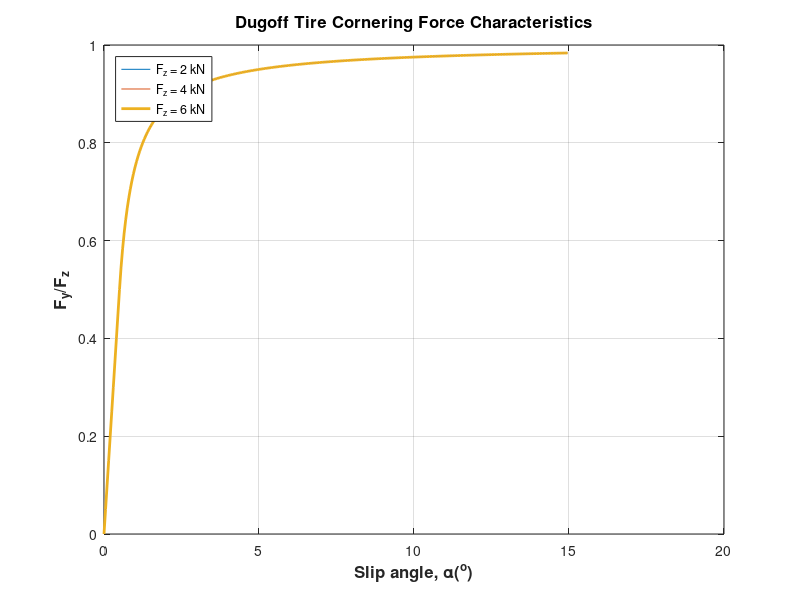
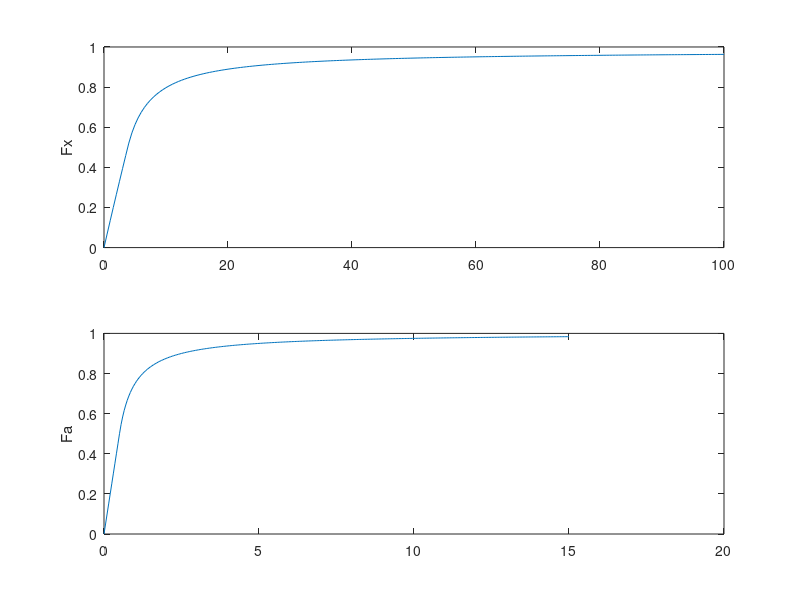
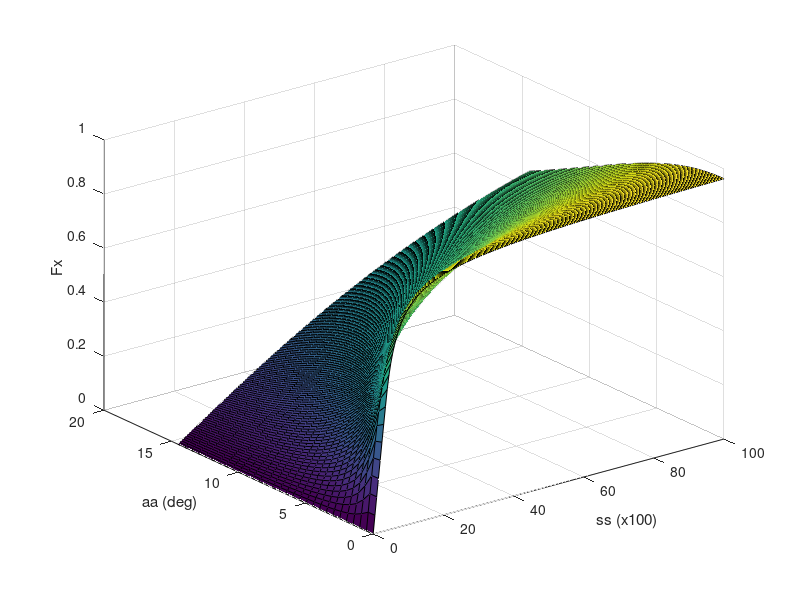
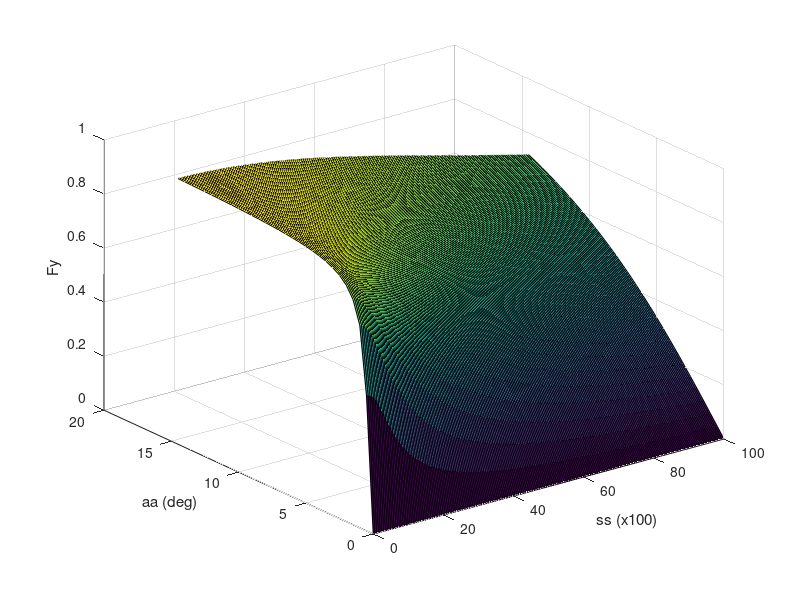

MATLAB code to generate these figures, in order:

% October 2008 
% Write your name here ! 
% Plot of Characteristics for Dugoff tire model 
% -------------------------------------------------------- 
clear all 
clc 
% --------------------------------------------------------- 
% Enter tire data for Dugoff tire model 
% --------------------------------------------------------- 
% Enter velocity component in the wheel plane 
%      Ukph=?????; % [kph] 
      U=15; % [m/s] 
% Enter longitudinal slip 
     S=0.0; 
% Enter longitudinal tire stiffness [N/unit slip] 
Bx=.0822;Cx=1.65;
Cx=Bx*Cx;
Cx=Cx*100;
% Enter friction reduction factor [s/m] 
     As=0.0115; 
% Enter peak static tire/road friction coefficient 
     mu0=1; 
   
% Enter tire cornering stiffness - in [N/rad] 
     By=0.714;Cy=1.4;
     Ca=By*Cy;
     Ca=Ca*180/pi;
% --------------------------------------------------      
   i=0;  Fx=[];  SS=[];
   alfa=1e-7; % [rad] 
    for S=0:0.005:1;
    i=i+1;
    SS(i)=S;
        z=(1+S)/(2*sqrt(((Cx*S)^2)+(Ca*tan(alfa))^2));
        if z<1 
            f=z*(2-z); 
        else 
            f=1; 
        end 
        Fx(i)=Cx*S*f/(1+S); 
    end
     figure(5)
     subplot(211),plot(SS*100,Fx);ylabel('Fx')
% ---------
      i=0;  Fa=[];  SS=[];
      S=0;
     for alfa=0:0.05:15;
         alfa=alfa*pi/180; % [rad] 
    i=i+1;
    aa(i)=alfa*180/pi;
        z=(1+S)/(2*sqrt(((Cx*S)^2)+(Ca*tan(alfa))^2));
        if z<1 
            f=z*(2-z); 
        else 
            f=1; 
        end 
        Fa(i)=Ca*tan(alfa)*f/(1+S); 
    end
     figure(5)
     subplot(212),plot(aa,Fa);ylabel('Fa')
 % ---------    
     
Mx=[];My=[];
s=0:0.005:1; s=s*100
a=0.0001:0.5:15; 

for ai=0.0001:0.5:15;
    ai=ai*pi/180; % [rad] 
    Fxv=[];Fyv=[];
    for sj=0:0.005:1;
     
        z=(1+sj)/(2*sqrt(((Cx*sj)^2)+(Ca*tan(ai))^2));
        if z<1 
            f=z*(2-z); 
        else 
            f=1; 
        end 
        Fyp=Ca*tan(ai)*f/(1+sj); 
        Fxp=Cx*sj*f/(1+sj);    
                     
        Fxv=[Fxv Fxp];
        Fyv=[Fyv Fyp];
    end
    Mx=[Mx; Fxv];
    My=[My; Fyv];
end
% if nargin<1
    figure(6),surf(s,a,Mx),xlabel('ss (x100)'),ylabel('aa (deg)'),zlabel('Fx')
    figure(7),surf(s,a,My),xlabel('ss (x100)'),ylabel('aa (deg)'),zlabel('Fy')
% end
 
 
 
 
 
 
 
j=0; % Counter for normal tire load in [N] 
angmax=15
for Fz=2000:2000:6000 
    i=0; % Counter for slip angle 
     j=j+1; 
    for alfa=0.0001:0.05:angmax;  % [deg] 
        alfa=alfa*pi/180; % [rad] 
        i=i+1; 
        %Vs=U*sqrt(S^2+(tan(alfa))^2); 
        %mu=m0*(1-As*Vs); 
        z=(1+S)/(2*sqrt(((Cx*S)^2)+(Ca*tan(alfa))^2))
        if z<1 
            f=z*(2-z); 
        else 
            f=1; 
        end 
        %   Fx=Cl*S*f/(1-S); 
        Fyf(i,j)=Ca*tan(alfa)*f/(1+S); 
    end 
end 
% -------------------------------------------------- 
% Plot Characteristics 

figure(4)
alfa=0.0001:0.05:angmax; 
plot(alfa,Fyf(:,1),alfa,Fyf(:,2),alfa,Fyf(:,3),'linewidth',2) 
grid on 
title('Dugoff Tire Cornering Force Characteristics','fontsize',12,'fontweight','b') 
legend('F_z = 2 kN','F_z = 4 kN','F_z = 6 kN','Location','NorthWest') 
xlabel('Slip angle, \alpha(^o)','fontsize',12,'fontweight','b') 
ylabel('F_y/F_z','fontsize',12,'fontweight','b') 
 